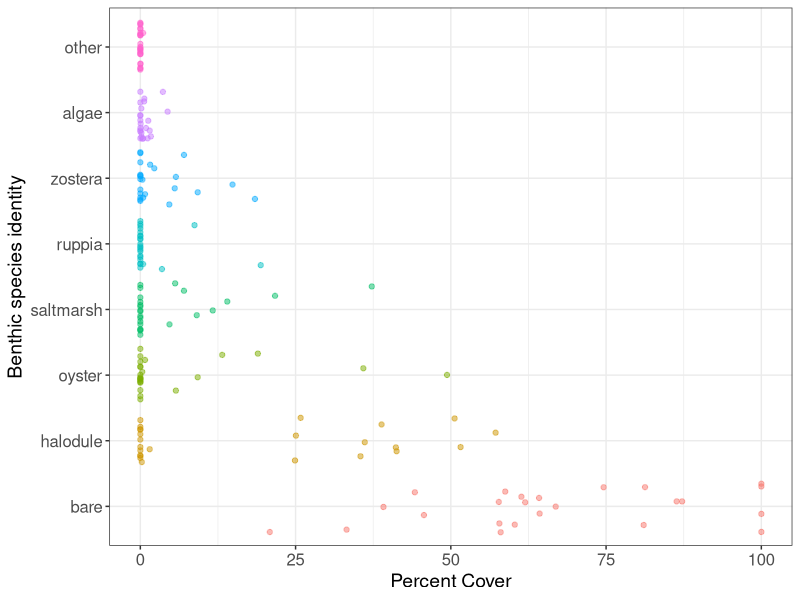
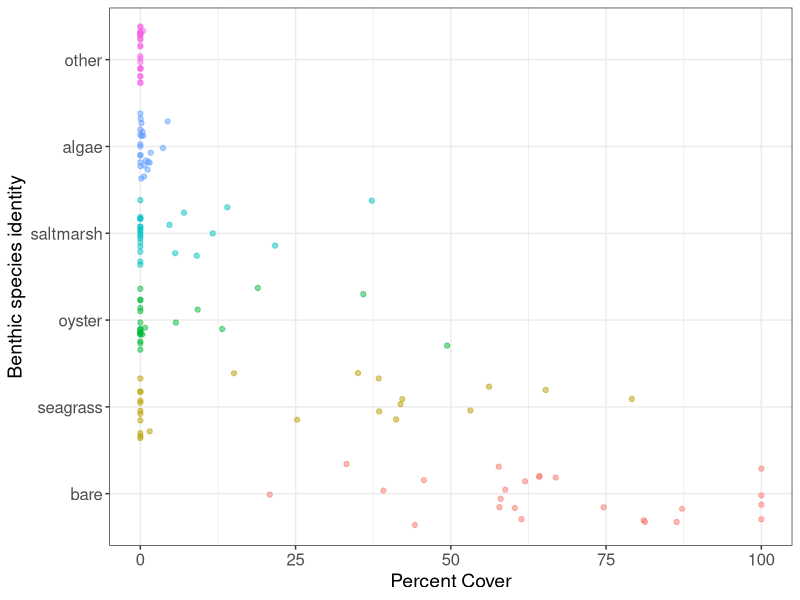
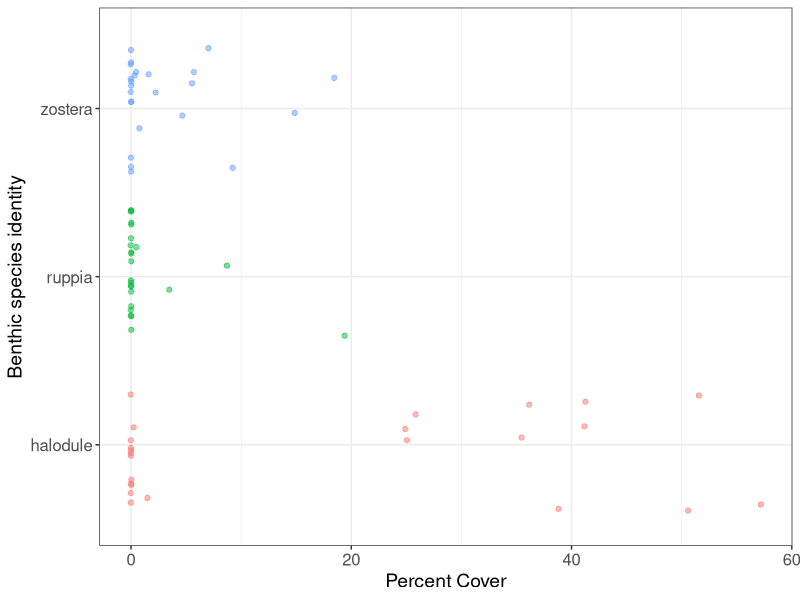
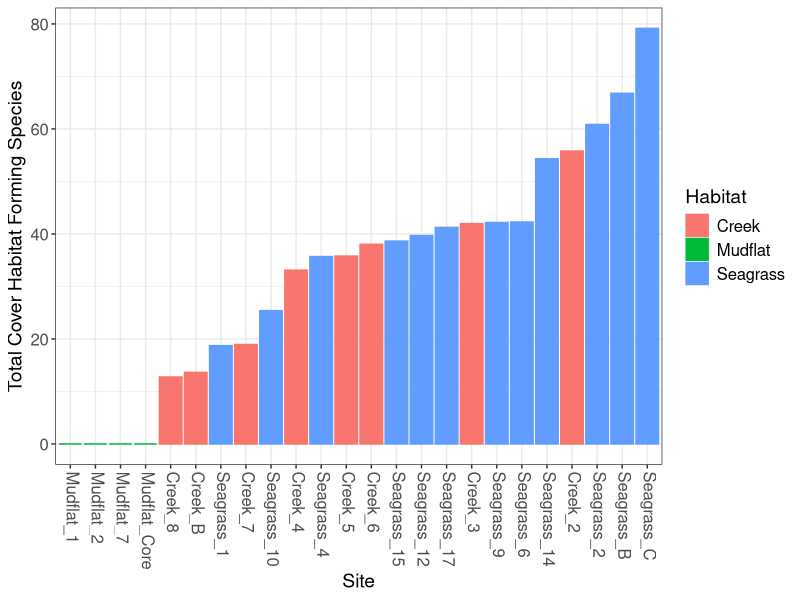
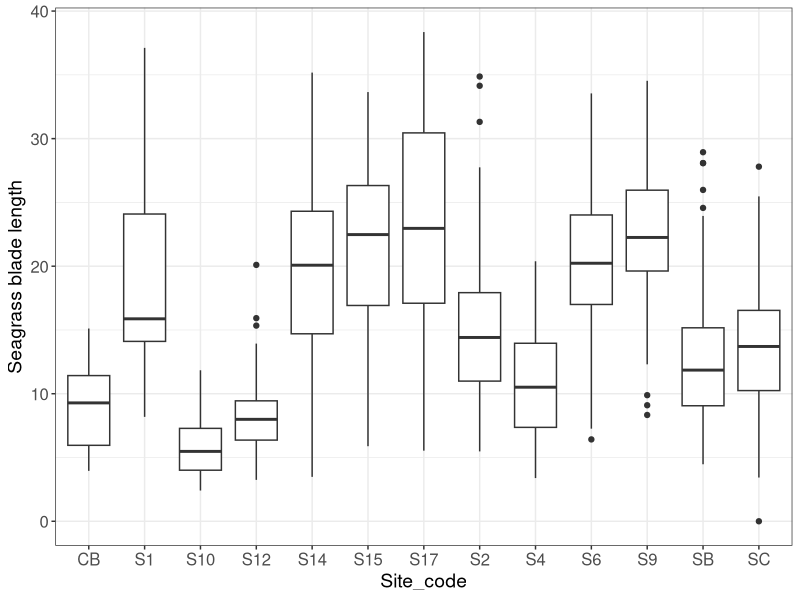

Generate these figures, in order, with R: (Note: this script raises an error after producing the figures.)
## ---- chunk 1
#knitr::opts_chunk$set(echo = TRUE)
## ---- chunk 2
library(ggplot2)
library(dplyr)
library(tidyr)
library(vegan)

## ---- chunk 3
#rm(list = ls())
data = read.csv("data/clean_data/sound_habitat_data_2020.csv", header = TRUE)
## ---- chunk 4
# transect_means = data %>%
#   group_by(deploy_num,site,transect) %>%
#   summarise(bare = mean(bare), halodule = mean(halodule), zostera = mean(zostera),
#             ruppia= mean(ruppia), algae = mean(algae), oyster = mean(oyster), spartina = mean(spartina),
#             juncus = mean(juncus), other = mean(other))
# 
# percent_cover_mean = data.frame(gather(transect_means, "identity", "perc_cover", -site, - transect, -deploy_num))
# percent_cover_mean$identity = factor(percent_cover_mean$identity)
# 
# ggplot(percent_cover_mean, aes(x = perc_cover, y = identity))+ theme_bw()+
#   geom_point()

## ---- chunk 5
# Average cover by each taxa at site level
site_means = data %>% 
  group_by(deploy_num,site) %>%
  summarise(bare = mean(bare), halodule = mean(halodule), zostera = mean(zostera), 
            ruppia= mean(ruppia), algae = mean(algae), oyster = mean(oyster), saltmarsh = mean(saltmarsh),
            other = mean(other))

siteMean_pc = data.frame(gather(site_means, "identity", "perc_cover", -site, -deploy_num))
siteMean_pc$identity = factor(siteMean_pc$identity, levels = c("bare","halodule","oyster","saltmarsh",
                                                               "ruppia", "zostera", "algae", "other"))

ggplot(siteMean_pc, aes(x = perc_cover, y = identity, color = identity))+ theme_bw()+
  geom_point(alpha = .5, position = "jitter")+
  xlab('Percent Cover')+
  ylab('Benthic species identity')+
  theme(axis.title = element_text(size = 14), 
        axis.text = element_text(size = 12), 
        legend.position = "none")


## Benthic species community metrics
site_means$richness = apply(site_means[,c(4:10)]>0, 1, sum)
site_means$shannonD = diversity(site_means[,c(4:10)], "shannon")
site_means$evenness = site_means$shannonD/log(site_means$richness, base = 10)

## ---- chunk 6
data = data %>% mutate(seagrass= halodule+zostera+ruppia)

# Summarize cover by taxa, with seagrass spp combined
site_means_comb = data %>% 
  group_by(deploy_num,site) %>%
  summarise(bare = mean(bare), seagrass = mean(seagrass), algae = mean(algae), 
            oyster = mean(oyster), saltmarsh = mean(saltmarsh), other = mean(other))

siteMean_pc_comb = data.frame(gather(site_means_comb, "identity", "perc_cover", -site, -deploy_num))
siteMean_pc_comb$identity = factor(siteMean_pc_comb$identity, levels = c("bare","seagrass","oyster","saltmarsh","algae","other"))

#levels(siteMean_pc_comb$identity) = c("bare","seagrass","oyster","saltmarsh","algae","other")

ggplot(siteMean_pc_comb, aes(x = perc_cover, y = identity, color = identity))+ theme_bw()+
  geom_point(alpha = .5, position = "jitter")+
  xlab('Percent Cover')+
  ylab('Benthic species identity')+
  theme(axis.title = element_text(size = 14), 
        axis.text = element_text(size = 12), 
        legend.position = "none")

seagrass_pc = site_means[,c(1,2,4:6)]
seagrass_pc_long = data.frame(gather(seagrass_pc, "identity", "perc_cover", -site, -deploy_num))

ggplot(seagrass_pc_long, aes(x = perc_cover, y = identity, color = identity))+ theme_bw()+
  geom_point(alpha = .5, position = "jitter")+
  xlab('Percent Cover')+
  ylab('Benthic species identity')+
  theme(axis.title = element_text(size = 14), 
        axis.text = element_text(size = 12), 
        legend.position = "none")

## Benthic species community metrics
site_means_comb$richness_comb = apply(site_means_comb[,c(4:8)]>0, 1, sum)
site_means_comb$shannonD_comb = diversity(site_means[,c(4:8)], "shannon")
site_means_comb$evenness_comb = site_means$shannonD/log(site_means$richness, base = 10)

## ---- chunk 7
data = data %>% 
  mutate(total_cover = halodule+zostera+ruppia+saltmarsh+oyster+algae+other, 
         habitat = case_when(grepl("Seagrass", site) ~ "seagrass", 
                             grepl("Creek", site) ~ "creek",
                             grepl("Mudflat", site) ~ "mudflat"))

total_cover = data %>%
  group_by(deploy_num, site) %>%
  summarise(total_cover = mean(total_cover)) %>%
  mutate(Habitat = case_when(grepl("Seagrass", site) ~ "Seagrass", 
                             grepl("Creek", site) ~ "Creek",
                             grepl("Mudflat", site) ~ "Mudflat"))

ggplot(total_cover , aes(x = reorder(site, total_cover), y = total_cover, fill = Habitat, color = Habitat))+theme_bw()+
  geom_col()+ 
  theme(axis.text.x = element_text(angle = -90, hjust = 0, vjust = .3), 
        axis.title = element_text(size = 14),
        axis.text = element_text(size = 12),
        legend.text = element_text(size = 12),
        legend.title = element_text(size = 14))+
  labs(x = "Site", y = "Total Cover Habitat Forming Species")

## ---- chunk 8
seagrass = read.csv("data/raw_data/seagrass_all.csv", header = TRUE)
seagrass$id = paste(seagrass$site, seagrass$Transect, sep = "_")
seagrass_max = read.csv("data/clean_data/seagrass_max_canopy.csv", header = TRUE) #max canopy as calculated in excel

ggplot(seagrass, aes(x = Site_code, y = Length))+ theme_bw()+
  geom_boxplot()+ ylab("Seagrass blade length")+
  theme(axis.title = element_text(size = 14), 
        axis.text = element_text(size = 12))

# Calculate mean blade length by transect
seagrass_summary = seagrass %>%
  group_by(Date, site, Transect) %>%
  summarise(mean = mean(Length))

# add max blade length to df - transect
seagrass_summary$max_10 = seagrass_max$mean_10
seagrass_summary$max_25perc = seagrass_max$mean_25percent

# Seagrass mean and max canopy by site
seagrass_site = seagrass %>%
  group_by(Date, site) %>%
  summarise(avg_blade_length = mean(Length))

# Shoot density
shoot_data = data %>% 
  filter(canopy.sampled == "yes")
avg_shoot_density = shoot_data %>% 
  group_by(deploy_num, site) %>%
  summarize(avg_shoot_density = mean(shoot.density1_16m2))

### Summarize max canopy by site then add to seagrass_site
# Calculates site mean by averageing the max of each transect --> this is not how the cover is calculated
# Do I ned to go back and summarize the max canopy by site more generally?
max_canopy_site = seagrass_summary %>%
  group_by(site) %>%
  summarise(max_10 = mean(max_10), max_25perc = mean(max_25perc))
seagrass_site$max_10 = max_canopy_site$max_10
seagrass_site$max_25perc = max_canopy_site$max_25perc

seagrass_all = right_join(avg_shoot_density,seagrass_site, by = "site")

## ---- chunk 9
trawl = read.csv("data/raw_data/trawl/summer_trawl_data_2019.csv", header = TRUE)

catch_data = data.frame(trawl[,c(1,3:5,7,13:17,19:67)])
spp_data = catch_data[,11:59]
spp_data[is.na(spp_data)] = 0
spp_data = spp_data[, colSums(spp_data) > 0]
catch_data = cbind(catch_data[,1:10],spp_data)

# species = data.frame(colnames(spp_data))
# write.csv(species, file = "species_list.csv")

catch_long = data.frame(gather(catch_data, "identity", "abund", -Date, -Tow_number,-Site, -Project.Site.Name, 
                               -Habitat, -Distance_m, -Distance_km_speed_duration_calc, -Depth_m, -Temp_C, -Sal_ppt))
catch_long = catch_long %>%
 mutate(std_dist = Distance_m/100, std_abund = abund/std_dist)

std_catch = data.frame(pivot_wider(catch_long,id_cols = 1:10, names_from = "identity",values_from = "std_abund"))

species_list = read.csv("data/metadata/species_list.csv", header = TRUE)

catch_long = left_join(catch_long, species_list[,c(2,4:7)], by = c("identity" = "colnames.spp_data.")) 

# calculating soniferous spp richness
# this is the value for each - likely want to follow the same method before and use the single summed values

soniferous = catch_long %>%
  filter(abund > 0)%>%
  group_by(Project.Site.Name,Tow_number, soniferous)%>%
  summarize(soniferous_S = n()) %>%
  filter(soniferous == 'Y')

# Community metrics
rep_metrics  = std_catch[,c(1:5,8:10)]
rep_metrics$total_abund = rowSums(std_catch[,11:46])
rep_metrics$richness = apply(std_catch[,c(11:46)]>0, 1, sum)
rep_metrics$shannonD = diversity(std_catch[,11:46], "shannon")
rep_metrics$evenness = rep_metrics$shannonD/log(rep_metrics$richness, base = 10)

# write.csv(rep_metrics, "rep_metrics.csv")
## Manually convertered trawl replicates into rows

rep_metrics = read.csv("data/clean_data/rep_metrics.csv", header = T)

# rep_test = pivot_wider(catch_long, id_cols = 1:10,
#             names_from = c(Tow_number, identity), 
#             values_from = std_abund,
#             names_sep = "_")

# trial for summing trawls - SUCCESS!
catch_long$Depth_m = as.numeric(catch_long$Depth_m)
test_catch = catch_long %>%
  group_by(Project.Site.Name, identity) %>%
  summarise(habitat = Habitat, guild = guild, guild_secondary = guild_secondary, soniferous = soniferous, 
            depth_m_avg = mean(Depth_m), temp_avg = mean(Temp_C), sal_avg = mean(Sal_ppt),
            dist_m_sum = sum(Distance_m), abund_sum = sum(abund))

test_catch = test_catch %>%
 mutate(std_dist_sum = dist_m_sum/200, std_abund_sum = abund_sum/std_dist_sum)

test_catch = distinct(test_catch)

std_catch_sum = data.frame(pivot_wider(test_catch,id_cols = c(1,3,7:9), names_from = "identity",values_from = "std_abund_sum"))

# need to follow columns here
# Community metrics summed
trawl_metrics  = std_catch_sum[,c(1:6)]
trawl_metrics$total_abund_sum = rowSums(std_catch_sum[,7:42])
trawl_metrics$comm_richness_sum = apply(std_catch_sum[,c(7:42)]>0, 1, sum)
trawl_metrics$comm_shannonD_sum = diversity(std_catch_sum[,7:42], "shannon")
trawl_metrics$comm_evenness_sum = trawl_metrics$comm_shannonD_sum/log(trawl_metrics$comm_richness_sum, base = 10)

guild_abund = test_catch %>%
  group_by(Project.Site.Name,guild) %>%
  summarise(guild_abund = mean(std_abund_sum))

guild_abund = pivot_wider(guild_abund, id_cols = 1, names_from = "guild", values_from = "guild_abund")

trawl_metrics = left_join(trawl_metrics, guild_abund, by = "Project.Site.Name")

guild2_abund = test_catch %>%
  group_by(Project.Site.Name,guild_secondary) %>%
  summarise(guild2_abund = mean(std_abund_sum))

guild2_abund = pivot_wider(guild2_abund, id_cols = 1, names_from = "guild_secondary", values_from = "guild2_abund")
trawl_metrics = left_join(trawl_metrics, guild2_abund, by = "Project.Site.Name")

trawl_metrics = left_join(trawl_metrics, rep_metrics[,c(4,6:19)], by = "Project.Site.Name")

## ---- chunk 10
# need to add site names to this dataframe, they are not in the same order as the habitat variables
spl_pmHT = as.data.frame(read.csv("avg_pmHT_spl.csv", header = TRUE))
spl_pmHT_dB = cbind(spl_pmHT$site, 10*log10(spl_pmHT[,2:5]))


## ---- chunk 11
ecometrics = site_means
ecometrics$seagrass_comb = site_means_comb$seagrass
ecometrics$richness_comb = site_means_comb$richness_comb
ecometrics$shannonD_comb = site_means_comb$shannonD_comb
ecometrics$evenness_comb = site_means_comb$evenness_comb
ecometrics$totalcover = total_cover$total_cover
ecometrics = left_join(ecometrics, seagrass_all, by =  "site")
ecometrics = subset(ecometrics, select = -c(deploy_num.y,Date))

#create matching habitat variable to join habitat and trawl data
ecometrics$site_code = c("C7","MF2","SG10","SG12","C2","MF1","SG2","SG4","CB","MA","SB","SC","C8","MF7","SG6","SG9",
                         "C4","C5","S14","S15","C3","C6","SG1","SG17") 
ecometrics = left_join(ecometrics, trawl_metrics, by = c("site_code"="Project.Site.Name"))

ecometrics = left_join(ecometrics, spl_pmHT_dB, by = c("site_code" = "spl_pmHT$site"))


# save ecometrics dataframe as csv
write.csv(ecometrics, "data/clean_data/ecometrics.csv")

## ---- chunk 12
benthic_cor = cor(site_means[,-c(1:2)])
round(benthic_cor,3)

benthic_comb_cor = cor(site_means_comb[,-c(1:2)])
round(benthic_comb_cor,3)

## ---- chunk 13
# add habitat label and filter to only seagrass
ggplot(aes(x = seagrass_comb, y = avg_spl_low), data = hab_sound_data)+
  geom_point()

ggplot(aes(x = richness_comb, y = avg_spl_low), data = hab_sound_data)+
  geom_point()
cor(hab_sound_data$richness_comb,hab_sound_data$avg_spl_low)

ggplot(aes(x = saltmarsh, y = avg_spl_low), data = hab_sound_data)+
  geom_point()

ggplot(aes(x = oyster, y = avg_spl_high), data = hab_sound_data)+
  geom_point()
